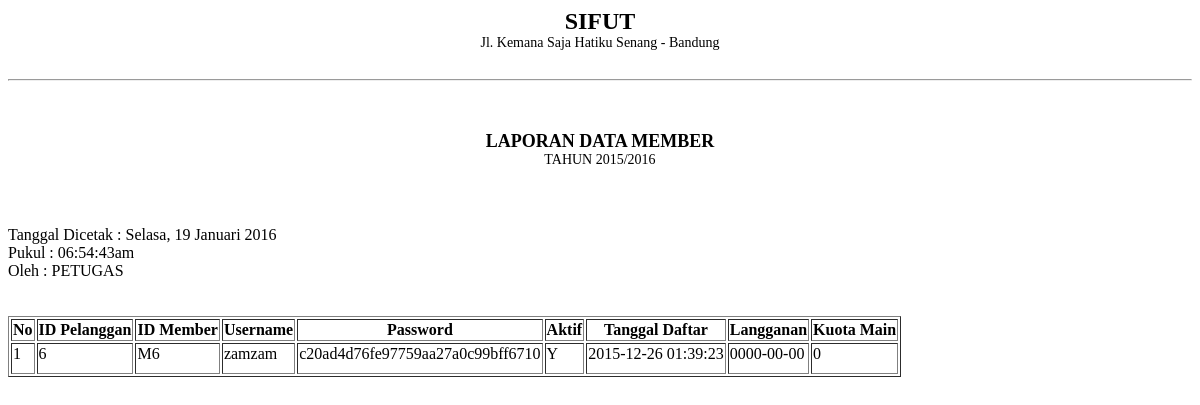
Before: /pegawai/module_member/table_member.php with the older database file.
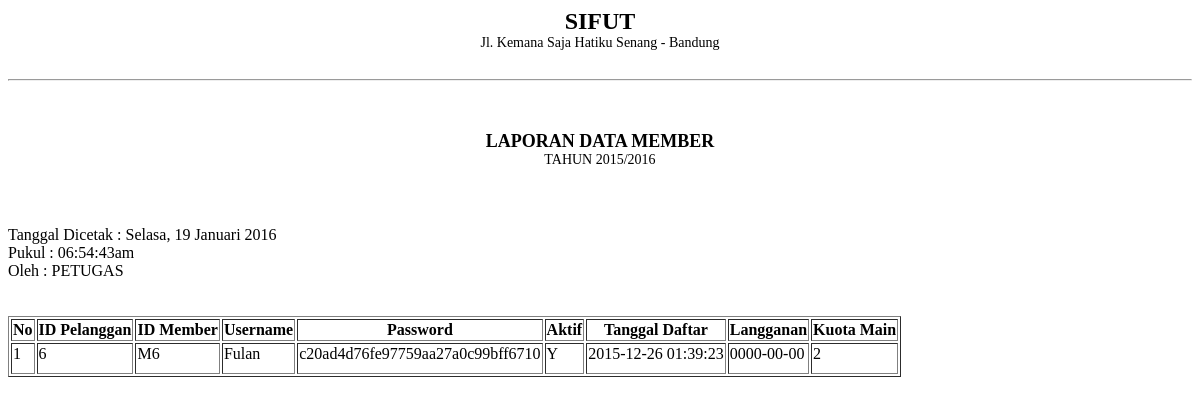
After: the same page with the newer database file.
### tables this page shows
CREATE TABLE IF NOT EXISTS `member` (
  `id_pelanggan` int(11) NOT NULL,
  `id_member` varchar(10) NOT NULL,
  `username` varchar(30) NOT NULL,
  `password` varchar(60) NOT NULL,
  `aktif` enum('Y','T') NOT NULL,
  `tanggal_daftar` datetime NOT NULL,
  `langganan` date NOT NULL,
  `kuota_main` int(10) NOT NULL
);

### pegawai/module_member/table_member.php (the view, shortened to what this page needs)
<?php
$array_hari = array(1=>"Senin","Selasa","Rabu","Kamis","Jumat", "Sabtu","Minggu");
$hari = $array_hari[date("N")];
$tanggal = date ("j");
$array_bulan = array(1=>"Januari","Februari","Maret", "April", "Mei", "Juni","Juli","Agustus","September","Oktober", "November","Desember");
$bulan = $array_bulan[date("n")];
$tahun = date("Y");
echo '
<div class="title">SIFUT</div>
          <div class="stat">Jl. Kemana Saja Hatiku Senang - Bandung</div>
          <hr size="2">
          <div class="sub-title">LAPORAN DATA MEMBER</div>
          <div class="sub-stat">TAHUN 2015/2016</div>
          <br>
          Tanggal Dicetak : '.$hari . ", ".$tanggal." ".$bulan." ".$tahun.'
          <br>
          Pukul : '.date("h:i:sa").'
          <br>
          Oleh : PETUGAS
            <br>
'
?>
<table border="1">
        <tr>
                <th>No</th>
                <th>ID Pelanggan</th>
                <th>ID Member</th>
                <th>Username</th>
                <th>Password</th>
                <th>Aktif</th>
                <th>Tanggal Daftar</th>
                <th>Langganan</th>
                <th>Kuota Main</th>
        </tr>
      <tbody border="1">
<?php
	$tampil_mahasiswa = mysql_query("SELECT * FROM member ORDER BY id_member");
    $no=1;
    while ($tampil=mysql_fetch_array($tampil_mahasiswa)){
       echo "<tr><td>$no</td>
             <td class='tab-col'>$tampil[id_pelanggan]</td>
               <td>$tampil[id_member]</td>
               <td>$tampil[username]</td>
               <td>$tampil[password]</td>
               <td>$tampil[aktif]</td>
               <td>$tampil[tanggal_daftar]</td>
               <td>$tampil[langganan]</td>
               <td>$tampil[kuota_main]</td>
            </tr>
             ";
        $no++;
    }
  echo "
        </tbody>
        </table>
        </div>";
?>

Changed rows visible on the page:
changed member "c20ad4d76fe97759aa27a0c99bff6710": username "zamzam" → "Fulan"; kuota_main "0" → "2"
